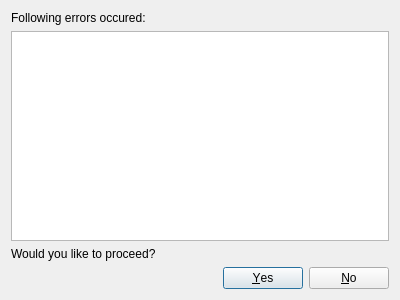
<?xml version="1.0" encoding="UTF-8"?>
<ui version="4.0">
 <class>ErrorsConfirmDialog</class>
 <widget class="QDialog" name="ErrorsConfirmDialog">
  <property name="geometry">
   <rect>
    <x>0</x>
    <y>0</y>
    <width>400</width>
    <height>300</height>
   </rect>
  </property>
  <property name="windowTitle">
   <string>Dialog</string>
  </property>
  <layout class="QVBoxLayout" name="verticalLayout">
   <item>
    <widget class="QLabel" name="topLabel">
     <property name="text">
      <string>Following errors occured:</string>
     </property>
    </widget>
   </item>
   <item>
    <widget class="QListWidget" name="list">
     <property name="wordWrap">
      <bool>true</bool>
     </property>
    </widget>
   </item>
   <item>
    <widget class="QLabel" name="bottomLabel">
     <property name="text">
      <string>Would you like to proceed?</string>
     </property>
    </widget>
   </item>
   <item>
    <widget class="QDialogButtonBox" name="buttonBox">
     <property name="orientation">
      <enum>Qt::Horizontal</enum>
     </property>
     <property name="standardButtons">
      <set>QDialogButtonBox::No|QDialogButtonBox::Yes</set>
     </property>
    </widget>
   </item>
  </layout>
 </widget>
 <resources/>
 <connections>
  <connection>
   <sender>buttonBox</sender>
   <signal>accepted()</signal>
   <receiver>ErrorsConfirmDialog</receiver>
   <slot>accept()</slot>
   <hints>
    <hint type="sourcelabel">
     <x>248</x>
     <y>254</y>
    </hint>
    <hint type="destinationlabel">
     <x>157</x>
     <y>274</y>
    </hint>
   </hints>
  </connection>
  <connection>
   <sender>buttonBox</sender>
   <signal>rejected()</signal>
   <receiver>ErrorsConfirmDialog</receiver>
   <slot>reject()</slot>
   <hints>
    <hint type="sourcelabel">
     <x>316</x>
     <y>260</y>
    </hint>
    <hint type="destinationlabel">
     <x>286</x>
     <y>274</y>
    </hint>
   </hints>
  </connection>
 </connections>
</ui>
